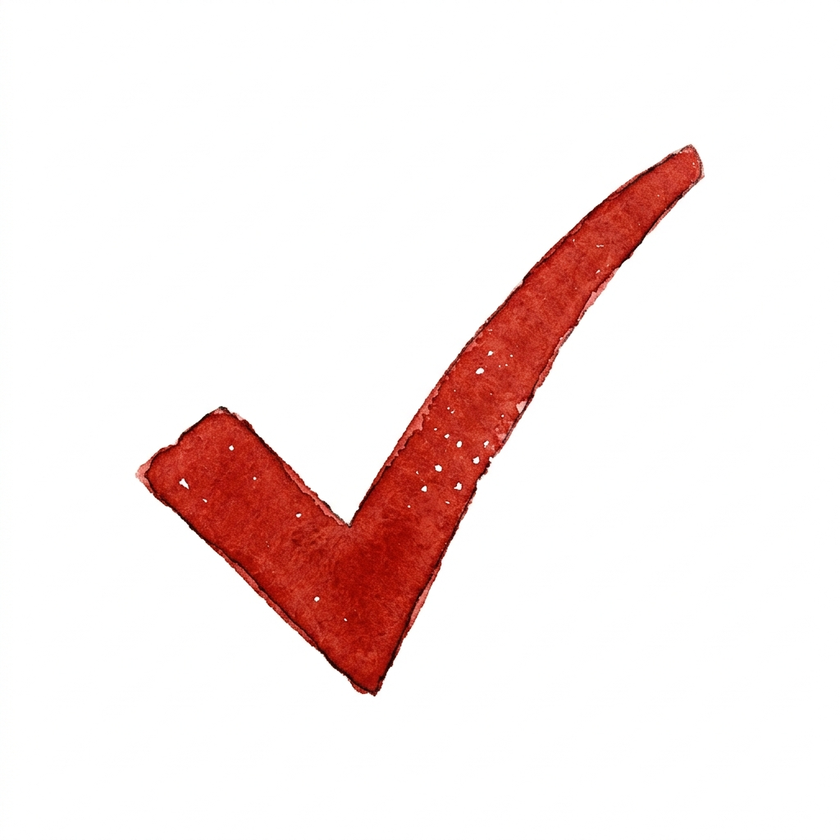
#> input picture art/raw/fx/stamp-raw.png, 840 x 840 px, shrunk from 1024 x 1024 before the run, found by its file name
$ python _chk.py
#> lines starting #> are read from the running program, lines starting #| are printed output that depends on the picture

import numpy as np
from PIL import Image
im = Image.open(r"F:\AntiGravity\Games\quan-bun\art\raw\fx\stamp-raw.png").convert("RGB")
#> im is the input picture: PIL image 840x840 RGB; mean R, G, B 246.7, 232.5, 231.2
a = np.asarray(im).astype(np.float32); h,w,_ = a.shape
#> after `h, w, _ = a.shape`: h = 840; w = 840
lum = a.mean(axis=2)
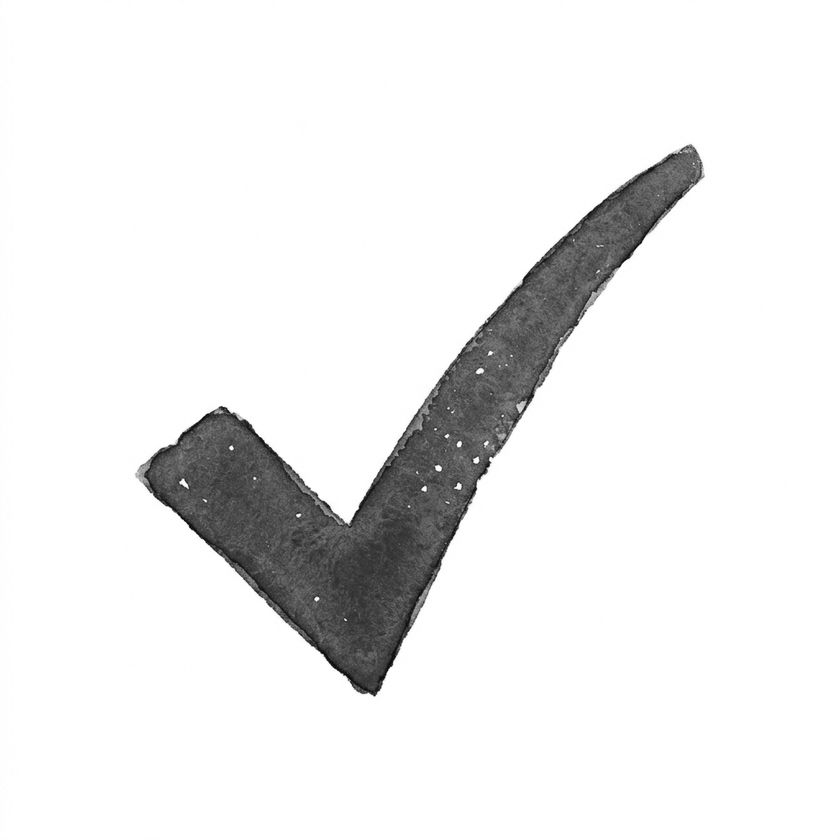
#> lum: shape (840, 840) float32; min 6, max 255, mean 236.8
print("size", w, h)
#| size 840 840
print("corner", lum[5,5], "center-ish", lum[h//2, w//2])
#| corner 255.0 center-ish 136.0
# histogram tho
for lo in range(0,256,32):
    print(lo, int(((lum>=lo)&(lum<lo+32)).sum()))
#> this loop made 8 passes
#| 0 1249
#| 32 11393
#| 64 44884
#| 96 13688
#| 128 1534
#| 160 744
#| 192 653
#| 224 631455
out = Image.open(r"F:\AntiGravity\Games\quan-bun\public\art\fx-stamp.webp").convert("RGBA")
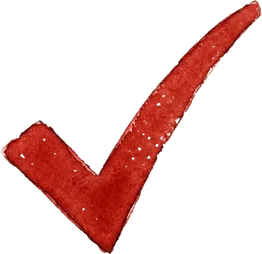
#> input picture art/fx-stamp.webp, 262 x 254 px, shrunk from 320 x 310 before the run, found by its file name
#> out is the input picture: PIL image 262x254 RGBA; mean R, G, B, A 50.7, 16, 12.9, 58.6
al = np.asarray(out)[:,:,3]
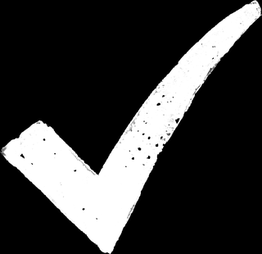
#> al: shape (254, 262); min 0, max 255, mean 58.6
print("alpha corner", al[3,3], "max", al.max(), "nonzero", int((al>8).sum()))
#| alpha corner 0 max 255 nonzero 16032
